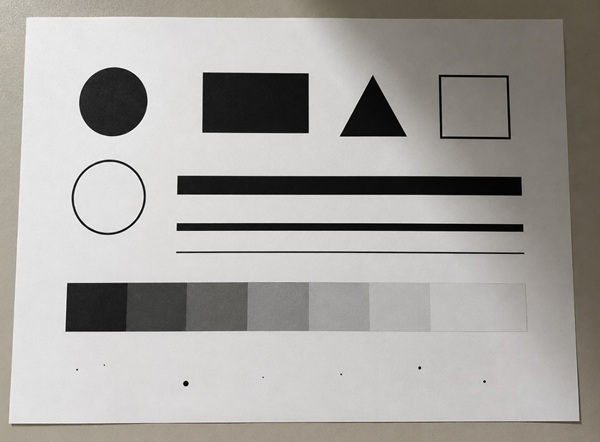
#> input picture goruntu_on_isleme_filtreleme/images/belge.jpg, 600 x 442 px
$ python thresholding.py
#> lines starting #> are read from the running program, lines starting #| are printed output that depends on the picture; after the words box and inside, x2 and y2 are one past the last pixel; in counts of white or black regions, pixels touching at a corner belong together
import cv2

gray = cv2.imread("images/belge.jpg", cv2.IMREAD_GRAYSCALE)
#> gray: shape (442, 600); min 0, max 252, mean 164.1

# 127: eşik değeri (threshold)
# 255: eşiği geçen piksellere atanacak maksimum değer
# THRESH_BINARY: eğer piksel value > 127 ise 255 (beyaz), küçükse 0 (siyah)
threshold_value, binary = cv2.threshold(gray, 127, 255, cv2.THRESH_BINARY)
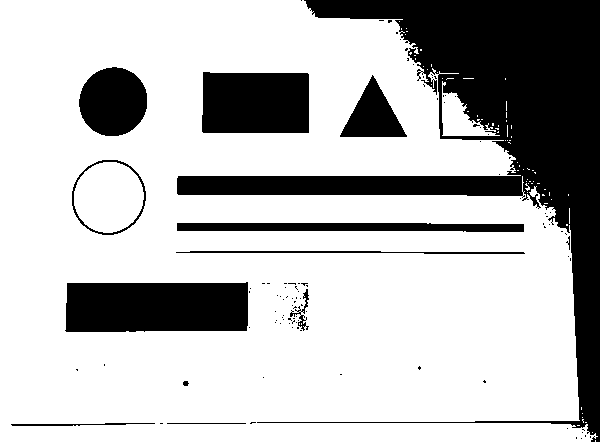
#> binary: shape (442, 600); 73.8% white; 105 black regions (92 under 20 px), largest, box (x1, y1, x2, y2) and area: (177, 0, 600, 442) 43773, (65, 282, 248, 332) 8782, (202, 72, 309, 133) 6383

# THRESH_BINARY_INV: binary işlemin tersi
_, binary_inverse = cv2.threshold(gray, 127, 255, cv2.THRESH_BINARY_INV)

# Sonuçları görselleştir
cv2.imshow("gri seviye", gray)
cv2.imshow("THRESH_BINARY", binary)
cv2.imshow("THRESH_BINARY_INV", binary_inverse)

# binary görüntüyü kaydet
cv2.imwrite("outputs/binary.jpg", binary)

cv2.waitKey(0)
cv2.destroyAllWindows()

$ run again, with goruntu_on_isleme_filtreleme/images/gurultulu.jpg copied over goruntu_on_isleme_filtreleme/images/belge.jpg
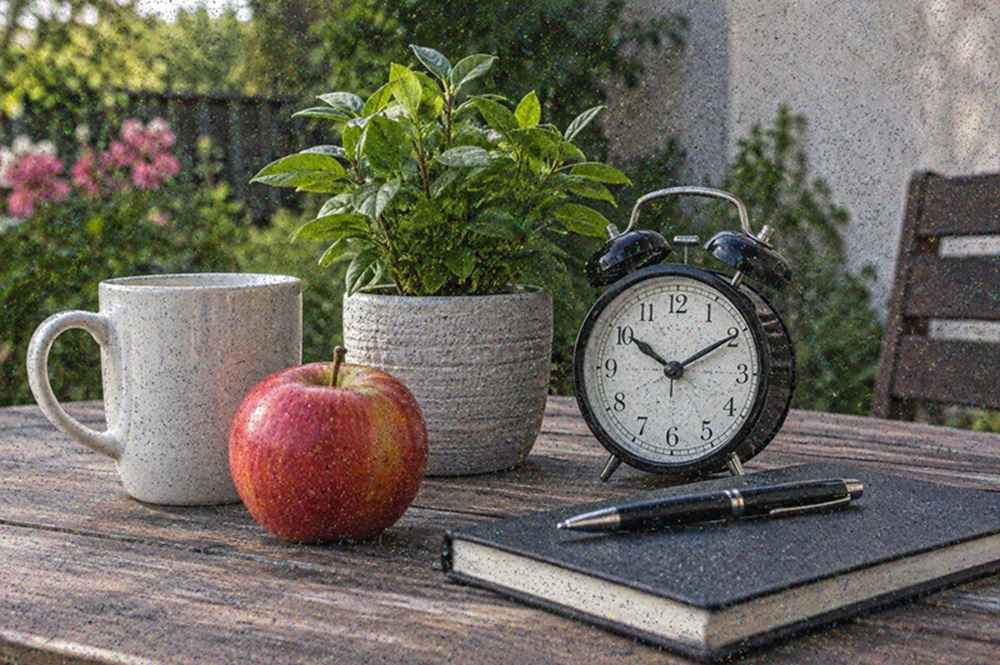
#> input picture goruntu_on_isleme_filtreleme/images/gurultulu.jpg, 1000 x 665 px
#> `gray = cv2.imread("images/belge.jpg", cv2.IMREAD_GRAYSCALE)`:
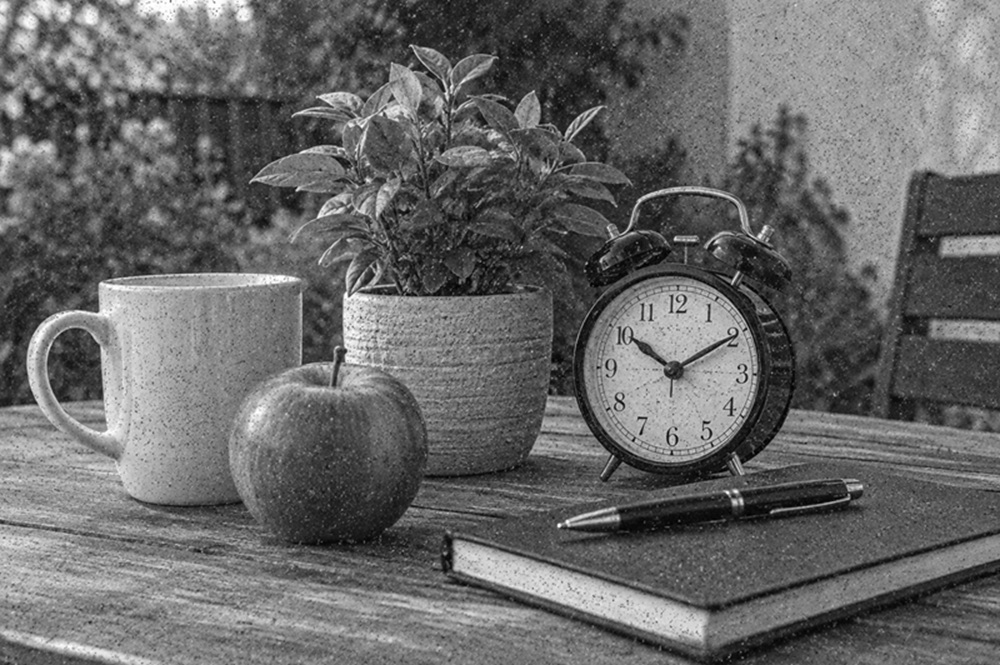
#> gray: shape (665, 1000); min 0, max 255, mean 103.9
#> `threshold_value, binary = cv2.threshold(gray, 127, 255, cv2.THRESH_BIN..`:
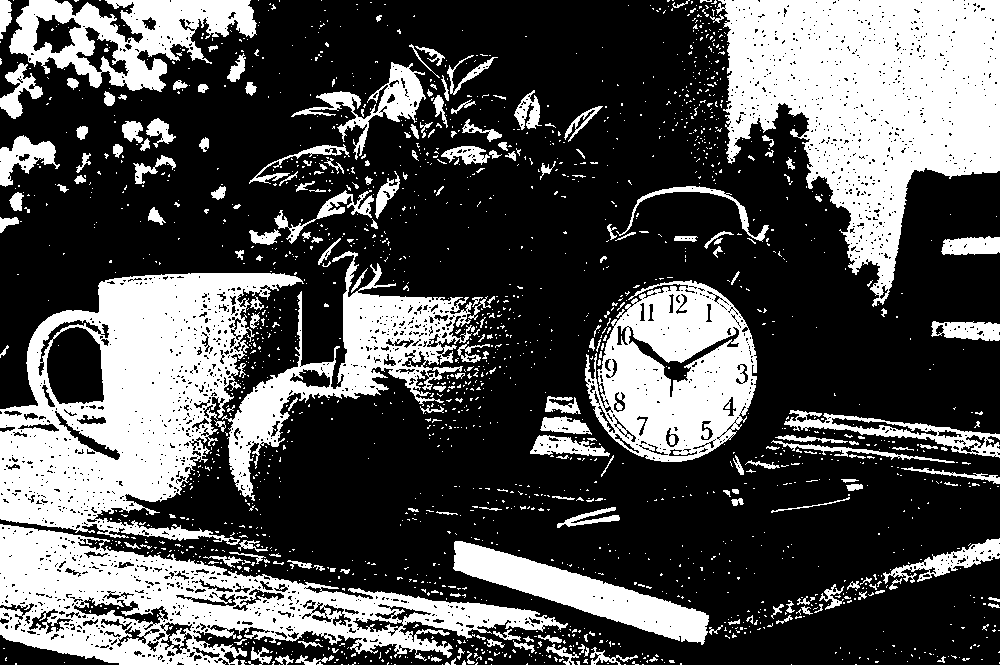
#> binary: shape (665, 1000); 32.2% white; 1899 white regions (1691 under 20 px), largest, box (x1, y1, x2, y2) and area: (716, 0, 1000, 307) 48447, (0, 273, 304, 545) 40920, (0, 524, 568, 665) 32235

$ run again, with goruntu_on_isleme_filtreleme/images/iki_tarafli.jpg copied over goruntu_on_isleme_filtreleme/images/belge.jpg
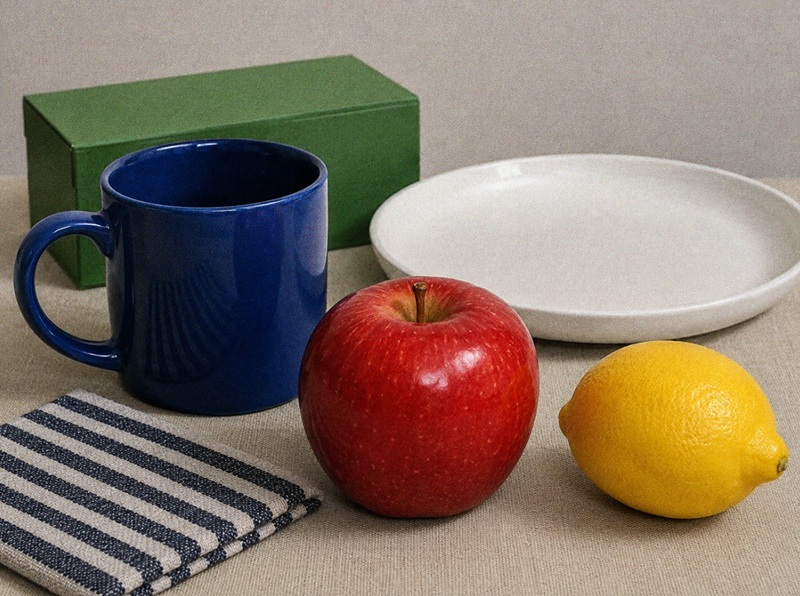
#> input picture goruntu_on_isleme_filtreleme/images/iki_tarafli.jpg, 800 x 596 px
#> `gray = cv2.imread("images/belge.jpg", cv2.IMREAD_GRAYSCALE)`:
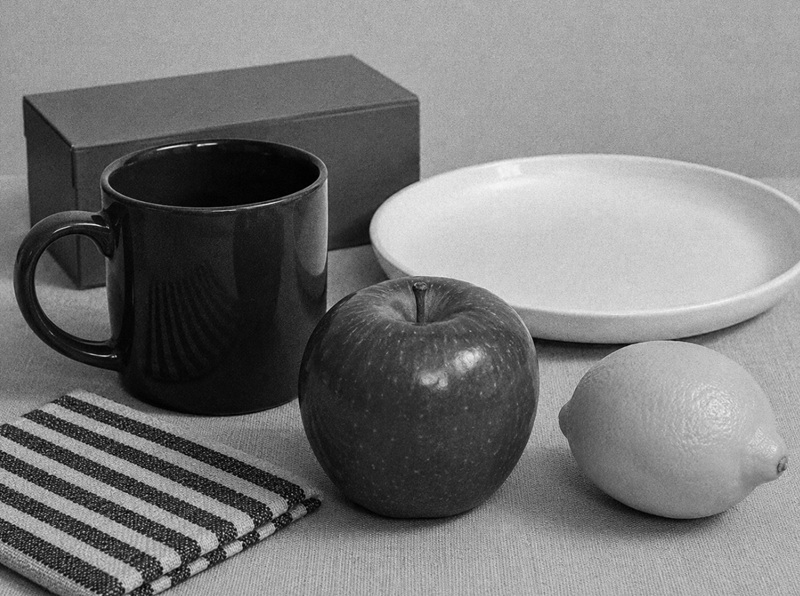
#> gray: shape (596, 800); min 0, max 250, mean 121.1
#> `threshold_value, binary = cv2.threshold(gray, 127, 255, cv2.THRESH_BIN..`:
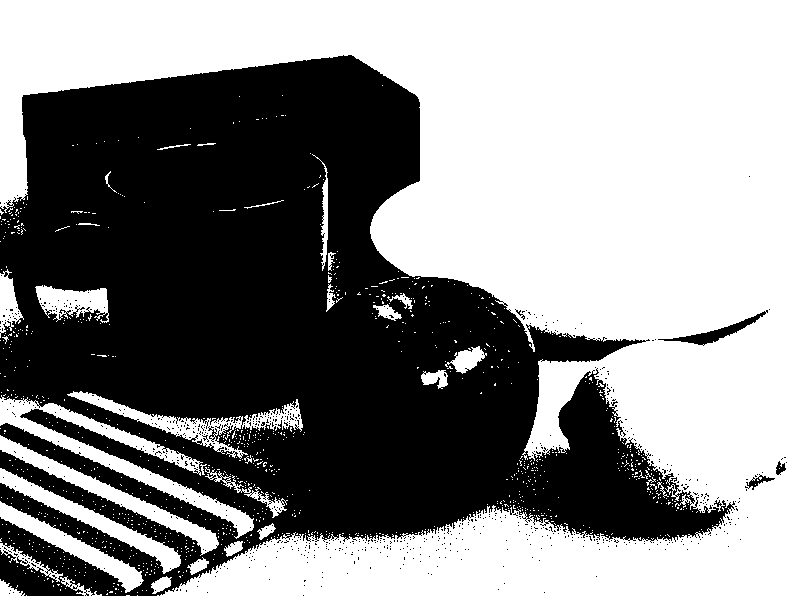
#> binary: shape (596, 800); 54.1% white; 714 black regions (709 under 20 px), largest, box (x1, y1, x2, y2) and area: (0, 55, 735, 596) 216587, (658, 310, 768, 346) 756, (745, 474, 775, 490) 145, (776, 461, 786, 475) 81, (515, 309, 525, 320) 28
